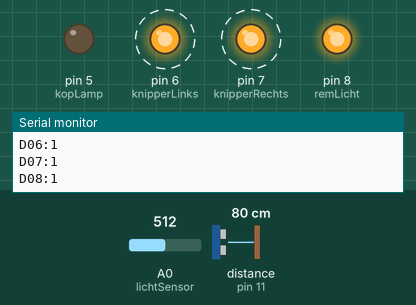
Simulated run of this sketch. Board: Arduino Uno, built with avr-gcc and run on an emulated ATmega328P. Shown: output pins drawn as LEDs (lit = HIGH), the last lines printed to the serial monitor. Dashed ring = blinking. The test bench sets the inputs (shaded band); at power-on: A0 (lichtSensor) = 512, distance to the obstacle (sensor on pin 11) 80 cm. The echo pulse lasts 58.3 µs per cm.

Above: at 0.89 s.
1.4 s: A0 (lichtSensor) set to 889
8.6 s: A0 (lichtSensor) set to 916
At 11.8 s:
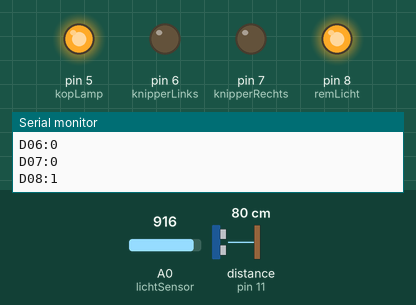
12.2 s: distance to the obstacle (sensor on pin 11) set to 92 cm
13.7 s: distance to the obstacle (sensor on pin 11) set to 103 cm
At 14.6 s:
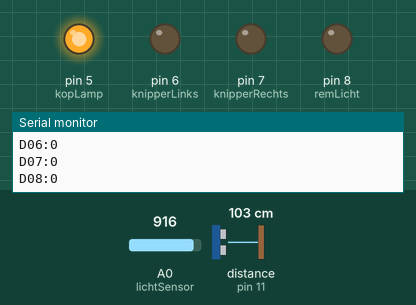
15.3 s: distance to the obstacle (sensor on pin 11) set to 2 cm
At 15.5 s:
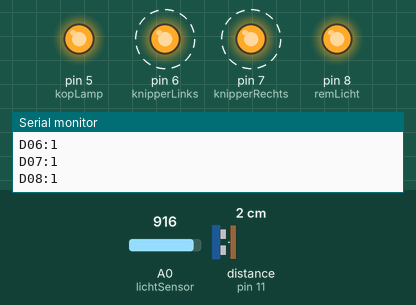
18.8 s: distance to the obstacle (sensor on pin 11) set to 120 cm
At 19.7 s:
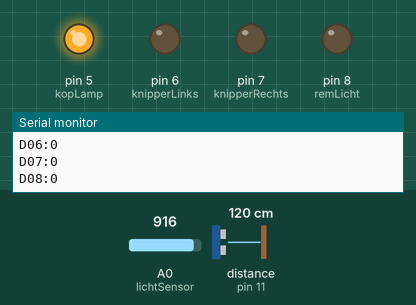
Timing chart, 0 to 21.4 s (numbered marks = the images above; inputs shaded):
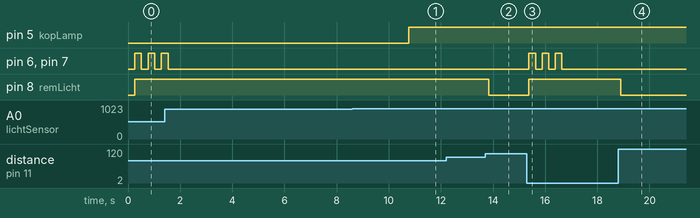

The sketch:

Kresla.ino
```cpp
#include <NewPing.h>

#define TRIGGER_PIN  12  // Arduino pin tied to trigger pin on the ultrasonic sensor.
#define ECHO_PIN     11  // Arduino pin tied to echo pin on the ultrasonic sensor.
#define MAX_DISTANCE 300 // Maximum distance we want to ping for (in centimeters). Maximum sensor distance is rated at 400-500cm.

NewPing sonar(TRIGGER_PIN, ECHO_PIN, MAX_DISTANCE); // NewPing setup of pins and maximum distance.

int remLicht = 8;
int knipperLinks = 6;
int knipperRechts = 7;
int afstand = 0;
int kopLamp = 5;
int lichtSensor = 0;
int lichtWaarde = 0;
int alarmAantal = 0;


unsigned long timerLichtCheck;

void setup() {
  Serial.begin(115200); // Open serial monitor at 115200 baud to see ping results.
  pinMode(remLicht, OUTPUT);
  digitalWrite(remLicht, LOW);

  pinMode(knipperLinks, OUTPUT);
  digitalWrite(knipperLinks, LOW);

  pinMode(knipperRechts, OUTPUT);
  digitalWrite(knipperRechts, LOW);

  pinMode(kopLamp, OUTPUT);
  digitalWrite(kopLamp, LOW);

  pinMode(lichtSensor, INPUT);

  timerLichtCheck = millis();

}

void loop() {


  delay(250);                      // Wait 50ms between pings (about 20 pings/sec). 29ms should be the shortest delay between pings.


  // Bepaal Afstand
  unsigned int uS = sonar.ping(); // Send ping, get ping time in microseconds (uS).
  afstand = uS / US_ROUNDTRIP_CM;
  Serial.print("AF:");
  Serial.println(afstand); // Convert ping time to distance in cm and print result (0 = outside set distance range)

  if (afstand >0 && afstand < 100 ) {

    Serial.println("AC:Remmen");

    if (digitalRead(remLicht) == LOW) {
      digitalWrite(remLicht, HIGH);
    }

    if (alarmAantal++ <6) {     // Na 3 x knipperen gaan de alarmlichten uit, ook als de rem ingetrapt blijft.

      // Alarmlichten aan om achterliggers te waarschuwen
      if (digitalRead(knipperLinks) == LOW){
        digitalWrite(knipperLinks, HIGH);
        digitalWrite(knipperRechts, HIGH);
      } else {
        digitalWrite(knipperLinks, LOW);
        digitalWrite(knipperRechts, LOW);
      }

    }
  }
  else {
    // Remmen los, we kunnen weer
    digitalWrite(remLicht, LOW);
    digitalWrite(knipperLinks, LOW);
    digitalWrite(knipperRechts, LOW);

    alarmAantal = 0;

  }

  // Bepaal licht i.v.m. automatisch schakelen verlichting
  if (millis()-timerLichtCheck >= 3500UL) {

    lichtWaarde = analogRead(lichtSensor);
    Serial.print("LW:");
    Serial.println(lichtWaarde);

    timerLichtCheck = millis(); // Nieuwe timer instellen
    if (lichtWaarde >= 900) {
      Serial.println("ST:Te donker, lampen aan");
      digitalWrite(kopLamp, HIGH);
    } else {
      digitalWrite(kopLamp, LOW);
    }
  }

  Serial.print("D05:"); Serial.println(digitalRead(kopLamp));
  Serial.print("D06:"); Serial.println(digitalRead(knipperLinks));
  Serial.print("D07:"); Serial.println(digitalRead(knipperRechts));
  Serial.print("D08:"); Serial.println(digitalRead(remLicht));

}
```

Measured:
- the behaviour switches between 899 and 900 on A0 (lichtSensor) (found by bisection; images 0 and 1)
- the behaviour switches between 97 and 98 cm on distance to the obstacle (sensor on pin 11) (found by bisection; images 1 and 2)
- after the input at 8.6 s, pin 5 (kopLamp): LOW → HIGH after 2.2 s
- after the input at 13.7 s, pin 8 (remLicht): HIGH → LOW after 0.14 s
- after the input at 15.3 s, pin 6 (knipperLinks), pin 7 (knipperRechts): alternates HIGH for 0.25 s and LOW for 0.25 s, 6 changes in all, then stays LOW, starting after 0.08 s; pin 8 (remLicht): LOW → HIGH after 0.08 s
- after the input at 18.8 s, pin 8 (remLicht): HIGH → LOW after 0.11 s
